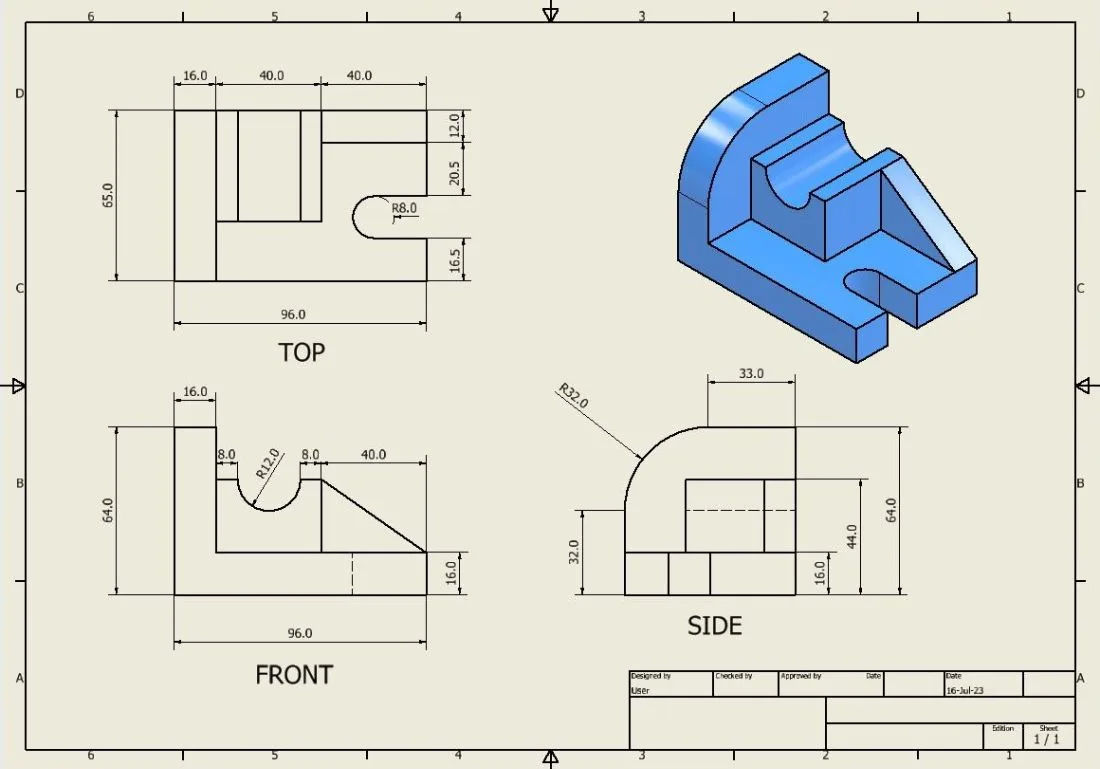
#> input picture input/drawing.png, 1100 x 769 px
$ python 04_extract_lines.py
#> lines starting #> are read from the running program, lines starting #| are printed output that depends on the picture; after the words box and inside, x2 and y2 are one past the last pixel; in counts of white or black regions, pixels touching at a corner belong together
import cv2
import json
import math
import numpy as np
from pathlib import Path


# Define project paths
PROJECT_DIR = Path(__file__).resolve().parent.parent
IMAGE_PATH = PROJECT_DIR / "input" / "drawing.png"
OUTPUT_DIR = PROJECT_DIR / "output"

# Create the output directory if it does not exist
OUTPUT_DIR.mkdir(exist_ok=True)

# Load the image
image = cv2.imread(str(IMAGE_PATH))
#> image is the input picture: shape (769, 1100, 3); mean B, G, R 212.1, 220.7, 219

if image is None:
    raise FileNotFoundError(f"Could not load image: {IMAGE_PATH}")

# Convert the image to grayscale
gray = cv2.cvtColor(image, cv2.COLOR_BGR2GRAY)
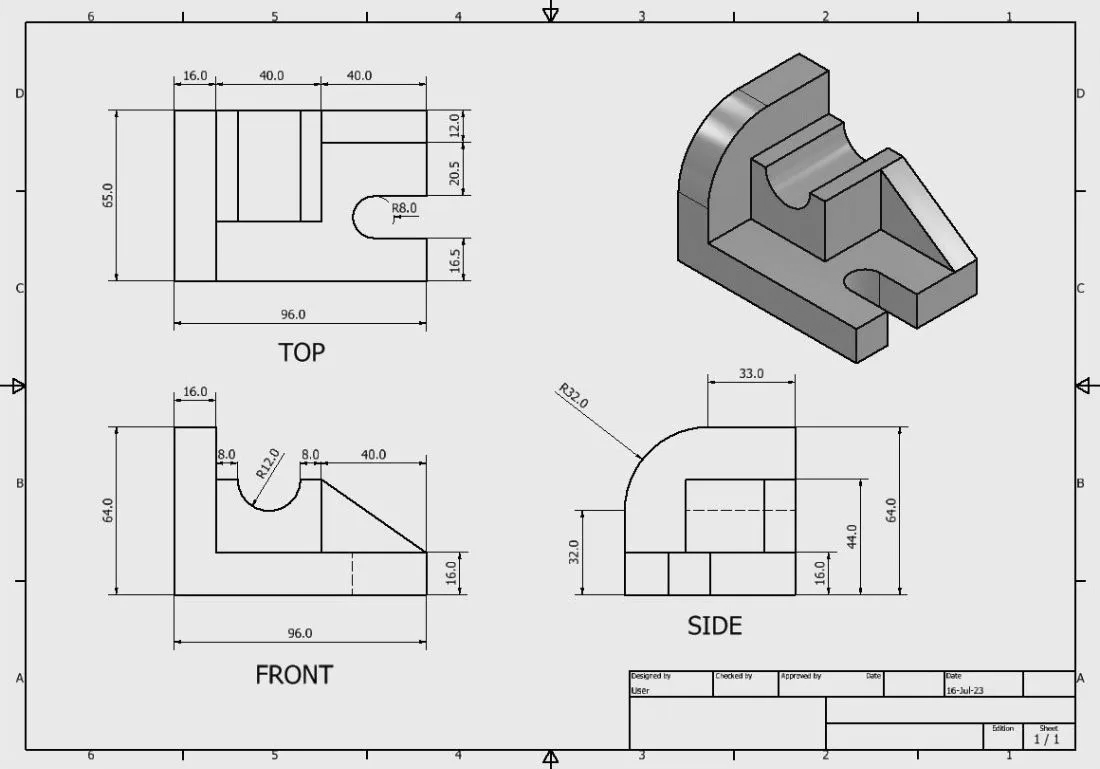
#> gray: shape (769, 1100); min 0, max 255, mean 219.3

# Detect edges
edges = cv2.Canny(
    gray,
    50,
    150
)
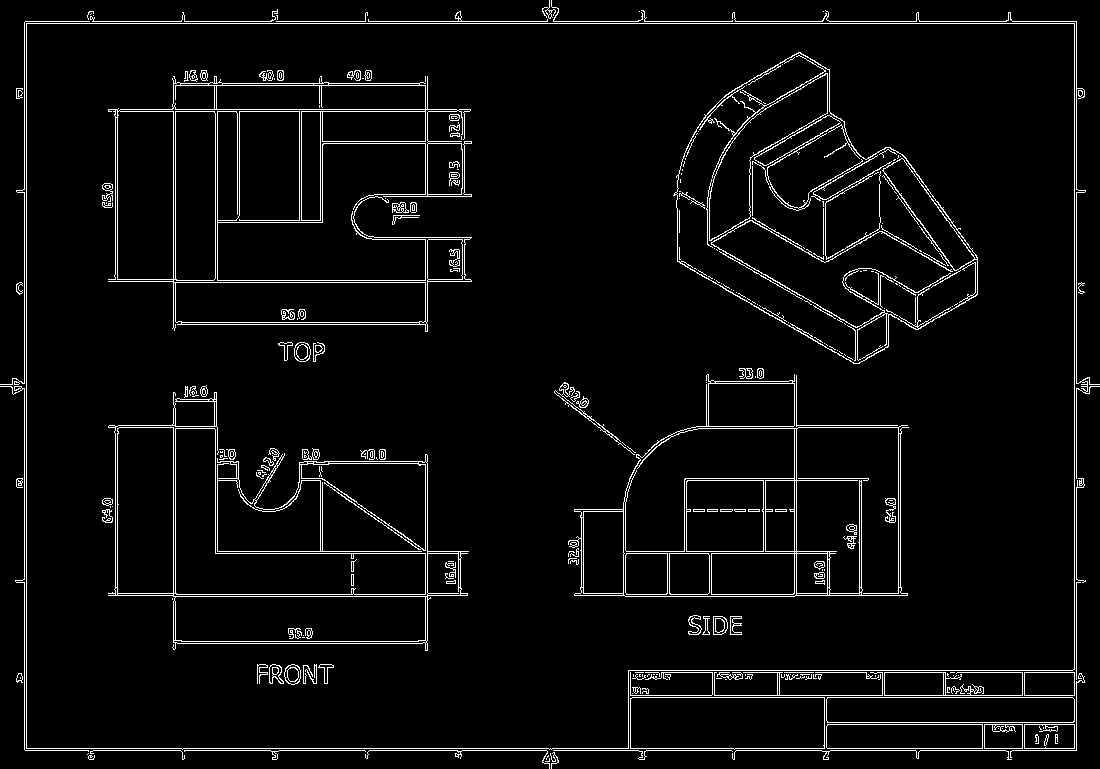
#> edges: shape (769, 1100); 4.4% white in thin lines or dots

# Detect line segments
lines = cv2.HoughLinesP(
    edges,
    rho=1,
    theta=np.pi / 180,
    threshold=50,
    minLineLength=30,
    maxLineGap=10
)
#> lines = 187 rows, first 6: [24, 23, 1076, 23], [25, 750, 1076, 750], [24, 748, 1076, 748], [25, 21, 1076, 21], [26, 747, 26, 24], [24, 749, 24, 22]

# Create a copy for visualization
debug_image = image.copy()

# Store extracted line information
line_data = []

if lines is not None:
    for index, line in enumerate(lines, start=1):

        # Convert the line to a flat array
        x1, y1, x2, y2 = line.flatten()

        # Convert NumPy values to normal Python integers
        x1 = int(x1)
        y1 = int(y1)
        x2 = int(x2)
        y2 = int(y2)

        # Calculate line length
        dx = x2 - x1
        dy = y2 - y1
        length = math.sqrt(dx ** 2 + dy ** 2)

        # Calculate line angle in degrees
        angle = math.degrees(math.atan2(dy, dx))

        # Calculate line center
        center_x = (x1 + x2) / 2
        center_y = (y1 + y2) / 2

        # Create a unique line ID
        line_id = f"L{index:03d}"

        # Store line information
        line_info = {
            "id": line_id,
            "start": {
                "x": x1,
                "y": y1
            },
            "end": {
                "x": x2,
                "y": y2
            },
            "center": {
                "x": round(center_x, 2),
                "y": round(center_y, 2)
            },
            "length_px": round(length, 2),
            "angle_deg": round(angle, 2)
        }

        line_data.append(line_info)

        # Draw the detected line
        cv2.line(
            debug_image,
            (x1, y1),
            (x2, y2),
            (0, 0, 255),
            2
        )

        # Draw the line ID near the center
        cv2.putText(
            debug_image,
            line_id,
            (int(center_x), int(center_y)),
            cv2.FONT_HERSHEY_SIMPLEX,
            0.4,
            (255, 0, 0),
            1,
            cv2.LINE_AA
        )
#> this loop made 187 passes
#> (x1, y1, x2, y2, dx, dy, length, angle) on passes 1 to 3: (24, 23, 1076, 23, 1052, 0, 1052, 0), (25, 750, 1076, 750, 1051, 0, 1051, 0), (24, 748, 1076, 748, 1052, 0, 1052, 0)
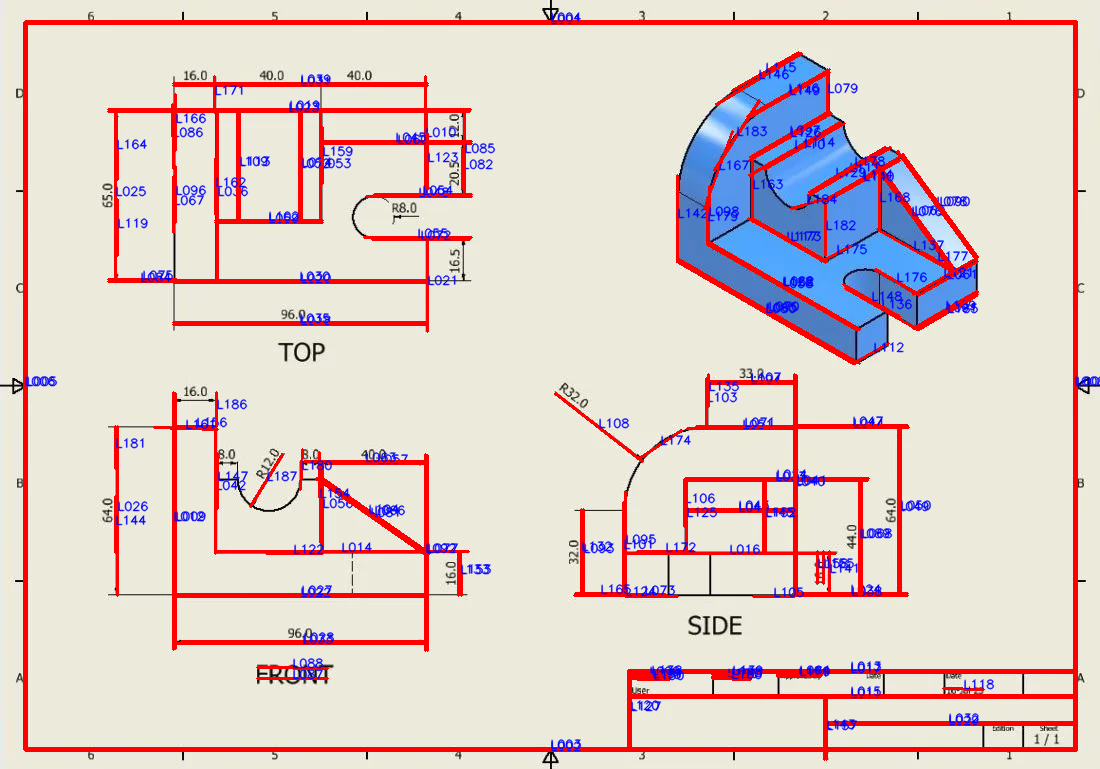
#> debug_image: shape (769, 1100, 3); 10.79% of pixels changed, all inside (x1, y1, x2, y2) = (23, 11, 1100, 761)

# Save line data as JSON
json_path = OUTPUT_DIR / "lines.json"

with open(json_path, "w", encoding="utf-8") as file:
    json.dump(
        line_data,
        file,
        indent=4
    )

# Save debug image
debug_path = OUTPUT_DIR / "lines_with_ids.png"

cv2.imwrite(
    str(debug_path),
    debug_image
)

# Print summary
print(f"Detected lines: {len(line_data)}")
#| Detected lines: 187
print(f"JSON saved to: {json_path}")
print(f"Debug image saved to: {debug_path}")

# Display the result
cv2.imshow("Lines with IDs", debug_image)

cv2.waitKey(0)
cv2.destroyAllWindows()
